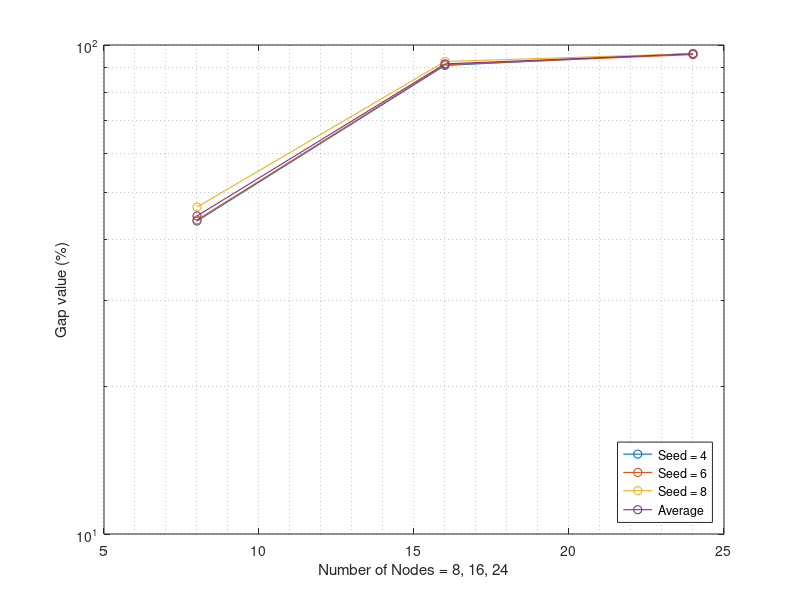

The MATLAB script that drew this image:
clear all; close all; clc;

set(groot,'defaultLineLineWidth',0.8)

X=[8, 16, 24];


Y_1=[43.65,90.83,96.11];

Y_2=[43.87,91.13,95.58];

Y_3=[46.62,92.54,96.00];

Y_4=[44.713, 91.5, 95.8966667]; %average


figure(1);

title('Objective funtions with different seeds');


semilogy(X,Y_1,'-o',X,Y_2,'-o',X,Y_3,'-o',X,Y_4,'-o')

grid minor


xlabel('Number of Nodes = 8, 16, 24');

ylabel('Gap value (%)');

legend('Location','southeast')
legend('Seed = 4','Seed = 6','Seed = 8', 'Average')
